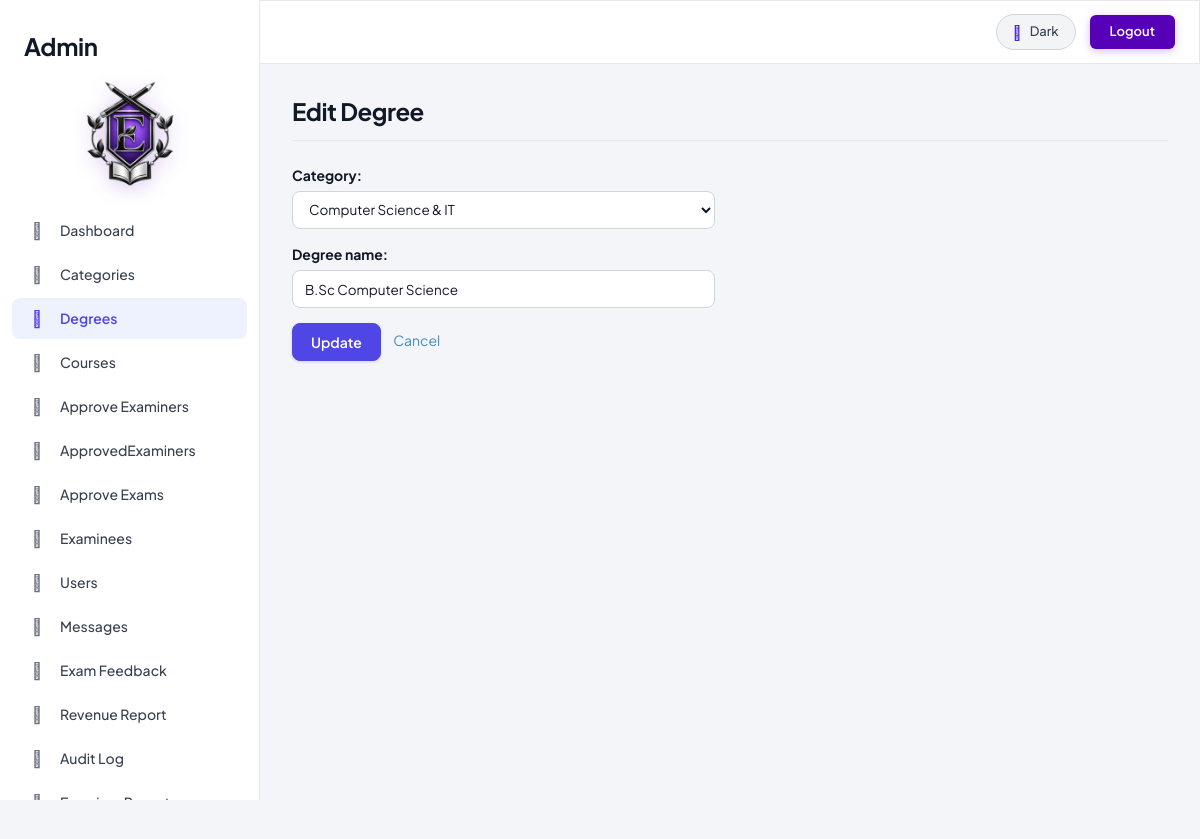
The page /admin/editdegree.php?id=3 (signed in) on the database its author committed.
### tables this page shows
CREATE TABLE IF NOT EXISTS `degrees` (
  `id` int NOT NULL AUTO_INCREMENT,
  `name` varchar(100) NOT NULL,
  `category_id` int NOT NULL,
  PRIMARY KEY (`id`),
  UNIQUE KEY `uq_degree_cat` (`category_id`,`name`)
);

CREATE TABLE IF NOT EXISTS `categories` (
  `id` int NOT NULL AUTO_INCREMENT,
  `name` varchar(100) NOT NULL,
  PRIMARY KEY (`id`),
  UNIQUE KEY `name` (`name`)
);

### classes/DataAccess.class.php (called while the page is built, shortened)
<?php
class DataAccess
{
	private $_con,$_query,$_errors;
	public function __construct()
	{
		if(!$this->_con=mysqli_connect(DB_HOST,DB_USER,DB_PASSWORD,DB_NAME))
		{
			die("connection Error");
		}
		$this->_errors ="";
	}
	public function getData($fields,$table,$condition = "1")
	{
		if(!$this->_checkTable($table))
		{
			$this->_errors.="$table not Present";
			return false;
		}
		$this->_query = "select ";
		if(is_array($fields))
		{
			if($this->_checkFieldsIndexed($fields,$table))
			{
				$this->_query.=implode(",",$fields);
			}
			else
			{
				return false;
			}
		}
		else if(gettype($fields) == "string")
		{
			if($fields == "*")
			{
				$this->_query.="*";
			}
		}
		else
		{
			$this->_errors.=" Invalid scheme type";
			return false;
		}
		$this->_query.=" from $table where $condition";
		$resref=mysqli_query($this->_con,$this->_query);
		$dataArr = array();
		if(mysqli_num_rows($resref))
		{
			while($rows = mysqli_fetch_assoc($resref))
			{
				$dataArr[] = $rows;
			}
		}
		return $dataArr;
	}
	private function _checkTable($table)
	{
		$q="show tables";
		$resref = mysqli_query($this->_con,$q);
		if(mysqli_num_rows($resref))
		{
			while($row=mysqli_fetch_array($resref))
			{
				if($row[0]==$table)
				{
					return true;
				}
			}
		}
		return false;
	}
	private function _checkFieldsIndexed($data,$table)
	{
		if($this->_checkTable($table))
		{
			$fieldArr=array();
			$q="describe $table";
			$resref = mysqli_query($this->_con,$q);
			while($row=mysqli_fetch_assoc($resref))
			{
				$fieldArr[] = $row["Field"];
			}
			$flag = true;
			return $flag;
		}
		return 0;
	}
}
?>

### admin/auth.php (called while the page is built, shortened)
<?php
if (!function_exists('h')) {
    function h($value)
    {
        return htmlspecialchars((string)$value, ENT_QUOTES, 'UTF-8');
    }
}

### admin/editdegree.php (the view, shortened to what this page needs)
<?php
require('auth.php');
$dao = new DataAccess();
$id = (int)($_GET['id'] ?? 0);
$deg = $dao->getData(array('name', 'category_id'), 'degrees', 'id=' . $id);
$categories = $dao->getData('*', 'categories', '1=1 ORDER BY name');
$inUse = $dao->getData(array('id'), 'examiner_profiles', 'degree_id=' . $id);
$inUse = !empty($inUse);
$name  = $deg[0]['name'];
$catId = (int)$deg[0]['category_id'];
include("header.php");
?>
<h2>Edit Degree</h2>
<hr>
<form action="" method="POST">
    <div class="row">
        <div class="col-md-6 form-group">
            <label>Category:</label>
            <select name="category_id" class="form-control" required <?= $inUse ? 'style="pointer-events:none;background:#eee;"' : ''; ?>>
                <?php foreach ($categories as $c) { ?>
                    <option value="<?= (int)$c['id']; ?>" <?= $catId === (int)$c['id'] ? 'selected' : ''; ?>><?= h($c['name']); ?></option>
                <?php } ?>
            </select>
        </div>
    </div>
    <div class="row">
        <div class="col-md-6 form-group">
            <label>Degree name:</label>
            <input type="text" name="degree_name" class="form-control" maxlength="100" required value="<?= h($name); ?>">
        </div>
    </div>
    <button type="submit" name="btn_update" class="btn btn-primary">Update</button>
    <a href="degree.php" style="margin-left:10px;">Cancel</a>
</form>
<?php include('footer.php'); ?>

### admin/assets/css/custom.css (style rules this page uses)
:root { color-scheme: light; --bg-body: #f4f5f8; --bg-page-wrapper: #f4f5f8; --bg-page-inner: #ffffff; --page-inner-border: rgba(0, 0, 0, 0.06); --bg-navbar: #ffffff; --border-navbar: #e5e7eb; --text-navbar: #111827; --bg-sidebar: #ffffff; --border-sidebar: #e5e7eb; --sidebar-brand-text: #111827; --text-sidebar-link: #374151; --text-sidebar-icon: #6b7280; --bg-sidebar-hover: #f3f4f6; --text-sidebar-hover: #111827; --bg-active-menu: #eef2ff; --text-active-menu: #4f46e5; --border-active-menu: #4f46e5; --heading-dashboard: #111827; --text-primary: #111827; --text-secondary: #4b5563; --text-muted: #6b7280; --hr-color: #e5e7eb; --card-body-bg: #ffffff; --card-shadow: 0 1px 3px rgba(0, 0, 0, 0.05); --card-number-color: #111827; --card-courses-border: #bfdbfe; --card-courses-head-bg: #dbeafe; --card-courses-head-text: #1e40af; --card-examiners-border: #bbf7d0; --card-examiners-head-bg: #dcfce7; --card-examiners-head-text: #15803d; --card-pending-border: #fde68a; --card-pending-head-bg: #fef3c7; --card-pending-head-text: #b45309; --card-examinees-border: #bae6fd; --card-examinees-head-bg: #e0f2fe; --card-examinees-head-text: #0369a1; --card-exams-border: #e4e4e7; --card-exams-head-bg: #f4f4f5; --card-exams-head-text: #3f3f46; --panel-default-bg: #ffffff; --panel-default-border: #e5e7eb; --panel-default-head-bg: #f9fafb; --panel-default-head-text: #111827; --table-bg: #ffffff; --table-border: #e5e7eb; --table-th-bg: #f9fafb; --table-th-text: #1f2937; --table-td-text: #374151; --table-row-hover: #f9fafb; --table-striped-bg: #fafafa; --input-bg: #ffffff; --input-border: #d1d5db; --input-text: #111827; --input-focus-border: #6366f1; --input-focus-glow: rgba(99, 102, 241, 0.2); --card-bg: #ffffff; --card-text: #111827; --table-border-color: #e5e7eb; --btn-default-bg: #ffffff; --btn-default-border: #d1d5db; --btn-default-color: #374151; --btn-toggle-bg: #f3f4f6; --btn-toggle-border: #d1d5db; --btn-toggle-color: #374151; --btn-toggle-hover-bg: #e5e7eb; --donut-empty-bg: #e2e8f0; --badge-success-bg: #dcfce7; --badge-success-text: #15803d; --badge-success-border: #bbf7d0; --badge-info-bg: #e0f2fe; --badge-info-text: #0369a1; --badge-info-border: #bae6fd; --badge-warning-bg: #fef3c7; --badge-warning-text: #b45309; --badge-warning-border: #fde68a; --badge-danger-bg: #fee2e2; --badge-danger-text: #b91c1c; --badge-danger-border: #fecaca; --badge-default-bg: #f1f5f9; --badge-default-text: #475569; --badge-default-border: #e2e8f0; }
*, html, body, button, input, select, textarea, .panel, .table, h1, h2, h3, h4, h5, h6 { font-family: 'Plus Jakarta Sans', 'Inter', -apple-system, BlinkMacSystemFont, 'Segoe UI', Roboto, sans-serif !important; }
body { background-color: var(--bg-body); color: var(--text-primary); margin: 0; padding: 0; -webkit-font-smoothing: antialiased; -moz-osx-font-smoothing: grayscale; text-rendering: optimizeLegibility; font-size: 14px; line-height: 1.5; transition: background-color 0.25s ease, color 0.25s ease; }
h1, h2, h3, h4, h5, h6 { color: var(--text-primary); font-weight: 700; letter-spacing: -0.02em; transition: color 0.25s ease; }
h2 { font-size: 24px; margin-top: 10px; margin-bottom: 8px; }
hr { border-top: 1px solid var(--hr-color); margin-top: 16px; margin-bottom: 24px; }
.form-control { background-color: var(--input-bg); border: 1px solid var(--input-border); color: var(--input-text); border-radius: 8px; padding: 8px 12px; height: auto; min-height: 38px; font-size: 13.5px; box-shadow: none; transition: all 0.2s ease; }
select.form-control { color: var(--input-text); }
select.form-control option { background-color: var(--input-bg); color: var(--input-text); }
.btn-primary { background-color: #4f46e5 !important; border-color: #4f46e5 !important; color: #ffffff !important; border-radius: 8px; font-weight: 600; padding: 8px 18px; box-shadow: 0 1px 3px rgba(79, 70, 229, 0.2); }

### rows shown on the page
degrees: category_id "Computer Science & IT", degree_name "B.Sc Computer Science"
